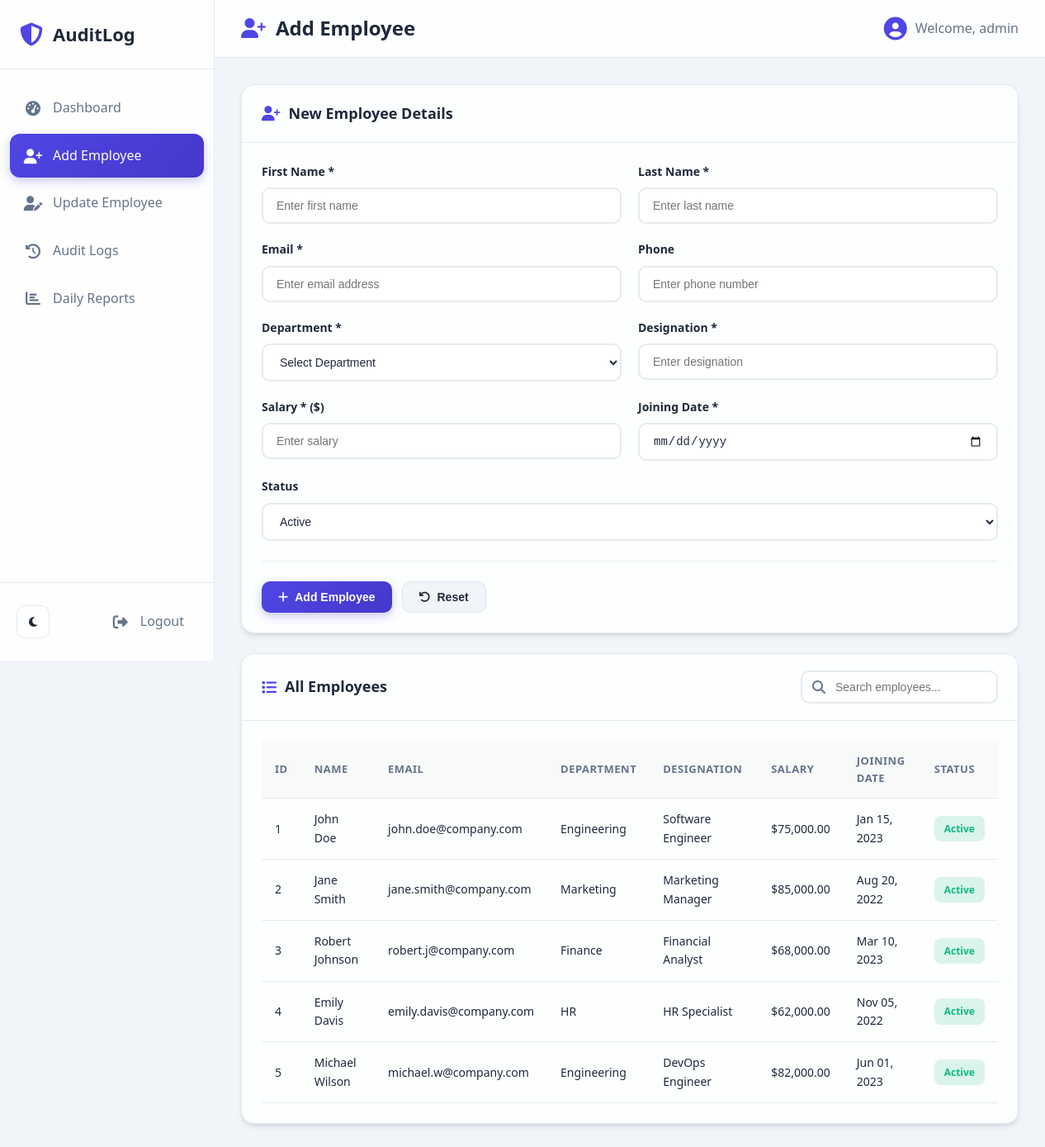
The page /add_employee.php (signed in) on the database its author committed.
### tables this page shows
CREATE TABLE IF NOT EXISTS employees (
    emp_id INT AUTO_INCREMENT PRIMARY KEY,
    first_name VARCHAR(50) NOT NULL,
    last_name VARCHAR(50) NOT NULL,
    email VARCHAR(100) NOT NULL UNIQUE,
    phone VARCHAR(20),
    department VARCHAR(50) NOT NULL,
    designation VARCHAR(50) NOT NULL,
    salary DECIMAL(10,2) NOT NULL,
    joining_date DATE NOT NULL,
    status ENUM('Active', 'Inactive') DEFAULT 'Active',
    created_at TIMESTAMP DEFAULT CURRENT_TIMESTAMP,
    updated_at TIMESTAMP DEFAULT CURRENT_TIMESTAMP ON UPDATE CURRENT_TIMESTAMP
);

### add_employee.php (the view, shortened to what this page needs)
<?php
require_once 'config.php';
$employees = $conn->query("SELECT * FROM employees ORDER BY created_at DESC");
?>
<!DOCTYPE html>
<html lang="en" data-theme="light">
<head>
    <link rel="stylesheet" href="assets/css/style.css">
    <link rel="stylesheet" href="https://cdnjs.cloudflare.com/ajax/libs/font-awesome/6.4.0/css/all.min.css">
</head>
<body>
    <div class="app-container">
        <aside class="sidebar">
            <div class="sidebar-header">
                <i class="fas fa-shield-alt"></i>
                <span>AuditLog</span>
            </div>
            <nav class="sidebar-nav">
                <a href="dashboard.php" class="nav-link">
                    <i class="fas fa-tachometer-alt"></i>
                    <span>Dashboard</span>
                </a>
                <a href="add_employee.php" class="nav-link active">
                    <i class="fas fa-user-plus"></i>
                    <span>Add Employee</span>
                </a>
                <a href="update_employee.php" class="nav-link">
                    <i class="fas fa-user-edit"></i>
                    <span>Update Employee</span>
                </a>
                <a href="logs.php" class="nav-link">
                    <i class="fas fa-history"></i>
                    <span>Audit Logs</span>
                </a>
                <a href="reports.php" class="nav-link">
                    <i class="fas fa-chart-bar"></i>
                    <span>Daily Reports</span>
                </a>
            </nav>
            <div class="sidebar-footer">
                <button class="theme-toggle" onclick="toggleTheme()" title="Toggle Dark Mode">
                    <i class="fas fa-moon"></i>
                </button>
                <a href="logout.php" class="nav-link logout">
                    <i class="fas fa-sign-out-alt"></i>
                    <span>Logout</span>
                </a>
            </div>
        </aside>
        <main class="main-content">
            <header class="main-header">
                <h1><i class="fas fa-user-plus"></i> Add Employee</h1>
                <div class="user-info">
                    <i class="fas fa-user-circle"></i>
                    <span>Welcome, <?php echo htmlspecialchars($_SESSION['username']); ?></span>
                </div>
            </header>
            <div class="content-wrapper">
                <div class="form-card">
                    <div class="card-header">
                        <h2><i class="fas fa-user-plus"></i> New Employee Details</h2>
                    </div>
                    <div class="card-body">
                        <form method="POST" action="" class="employee-form">
                            <div class="form-row">
                                <div class="form-group">
                                    <label for="first_name">First Name *</label>
                                    <input type="text" id="first_name" name="first_name" value="<?php echo htmlspecialchars($_POST['first_name'] ?? ''); ?>" required placeholder="Enter first name">
                                </div>
                                <div class="form-group">
                                    <label for="last_name">Last Name *</label>
                                    <input type="text" id="last_name" name="last_name" value="<?php echo htmlspecialchars($_POST['last_name'] ?? ''); ?>" required placeholder="Enter last name">
                                </div>
                            </div>
                            <div class="form-row">
                                <div class="form-group">
                                    <label for="email">Email *</label>
                                    <input type="email" id="email" name="email" value="<?php echo htmlspecialchars($_POST['email'] ?? ''); ?>" required placeholder="Enter email address">
                                </div>
                                <div class="form-group">
                                    <label for="phone">Phone</label>
                                    <input type="tel" id="phone" name="phone" value="<?php echo htmlspecialchars($_POST['phone'] ?? ''); ?>" placeholder="Enter phone number">
                                </div>
                            </div>
                            <div class="form-row">
                                <div class="form-group">
                                    <label for="department">Department *</label>
                                    <select id="department" name="department" required>
                                        <option value="">Select Department</option>
                                    </select>
                                </div>
                                <div class="form-group">
                                    <label for="designation">Designation *</label>
                                    <input type="text" id="designation" name="designation" value="<?php echo htmlspecialchars($_POST['designation'] ?? ''); ?>" required placeholder="Enter designation">
                                </div>
                            </div>
                            <div class="form-row">
                                <div class="form-group">
                                    <label for="salary">Salary * ($)</label>
                                    <input type="number" id="salary" name="salary" step="0.01" min="0" value="<?php echo htmlspecialchars($_POST['salary'] ?? ''); ?>" required placeholder="Enter salary">
                                </div>
                                <div class="form-group">
                                    <label for="joining_date">Joining Date *</label>
                                    <input type="date" id="joining_date" name="joining_date" value="<?php echo htmlspecialchars($_POST['joining_date'] ?? ''); ?>" required>
                                </div>
                            </div>
                            <div class="form-row">
                                <div class="form-group">
                                    <label for="status">Status</label>
                                    <select id="status" name="status">
                                        <option value="Active" <?php echo ($_POST['status'] ?? 'Active') === 'Active' ? 'selected' : ''; ?>>Active</option>
                                    </select>
                                </div>
                            </div>
                            <div class="form-actions">
                                <button type="submit" class="btn btn-primary">
                                    <i class="fas fa-plus"></i> Add Employee
                                </button>
                                <button type="reset" class="btn btn-secondary">
                                    <i class="fas fa-undo"></i> Reset
                                </button>
                            </div>
                        </form>
                    </div>
                </div>
                <div class="card">
                    <div class="card-header">
                        <h2><i class="fas fa-list"></i> All Employees</h2>
                        <div class="search-box">
                            <i class="fas fa-search"></i>
                            <input type="text" id="employeeSearch" placeholder="Search employees..." onkeyup="searchTable('employeeSearch', 'employeesTable')">
                        </div>
                    </div>
                    <div class="card-body">
                        <div class="table-responsive">
                            <table class="data-table" id="employeesTable">
                                <thead>
                                    <tr>
                                        <th>ID</th>
                                        <th>Name</th>
                                        <th>Email</th>
                                        <th>Department</th>
                                        <th>Designation</th>
                                        <th>Salary</th>
                                        <th>Joining Date</th>
                                        <th>Status</th>
                                    </tr>
                                </thead>
                                <tbody>
                                    <?php while ($emp = $employees->fetch_assoc()): ?>
                                    <tr>
                                        <td><?php echo $emp['emp_id']; ?></td>
                                        <td><?php echo htmlspecialchars($emp['first_name'] . ' ' . $emp['last_name']); ?></td>
                                        <td><?php echo htmlspecialchars($emp['email']); ?></td>
                                        <td><?php echo htmlspecialchars($emp['department']); ?></td>
                                        <td><?php echo htmlspecialchars($emp['designation']); ?></td>
                                        <td>$<?php echo number_format($emp['salary'], 2); ?></td>
                                        <td><?php echo date('M d, Y', strtotime($emp['joining_date'])); ?></td>
                                        <td>
                                            <span class="badge <?php echo $emp['status'] === 'Active' ? 'badge-success' : 'badge-danger'; ?>">
                                                <?php echo $emp['status']; ?>
                                            </span>
                                        </td>
                                    </tr>
                                    <?php endwhile; ?>
                                </tbody>
                            </table>
                        </div>
                    </div>
                </div>
            </div>
        </main>
    </div>
</body>
</html>

### rows shown on the page
employees: emp_id "1", first_name+last_name "John Doe", email "john.doe@company.com", department "Engineering", designation "Software Engineer", salary "75,000.00", joining_date "Jan 15, 2023", status "Active"
employees: emp_id "2", first_name+last_name "Jane Smith", email "jane.smith@company.com", department "Marketing", designation "Marketing Manager", salary "85,000.00", joining_date "Aug 20, 2022", status "Active"
employees: emp_id "3", first_name+last_name "Robert Johnson", email "robert.j@company.com", department "Finance", designation "Financial Analyst", salary "68,000.00", joining_date "Mar 10, 2023", status "Active"
employees: emp_id "4", first_name+last_name "Emily Davis", email "emily.davis@company.com", department "HR", designation "HR Specialist", salary "62,000.00", joining_date "Nov 05, 2022", status "Active"
employees: emp_id "5", first_name+last_name "Michael Wilson", email "michael.w@company.com", department "Engineering", designation "DevOps Engineer", salary "82,000.00", joining_date "Jun 01, 2023", status "Active"

### other values the page prints
$_SESSION['username'] "admin"
